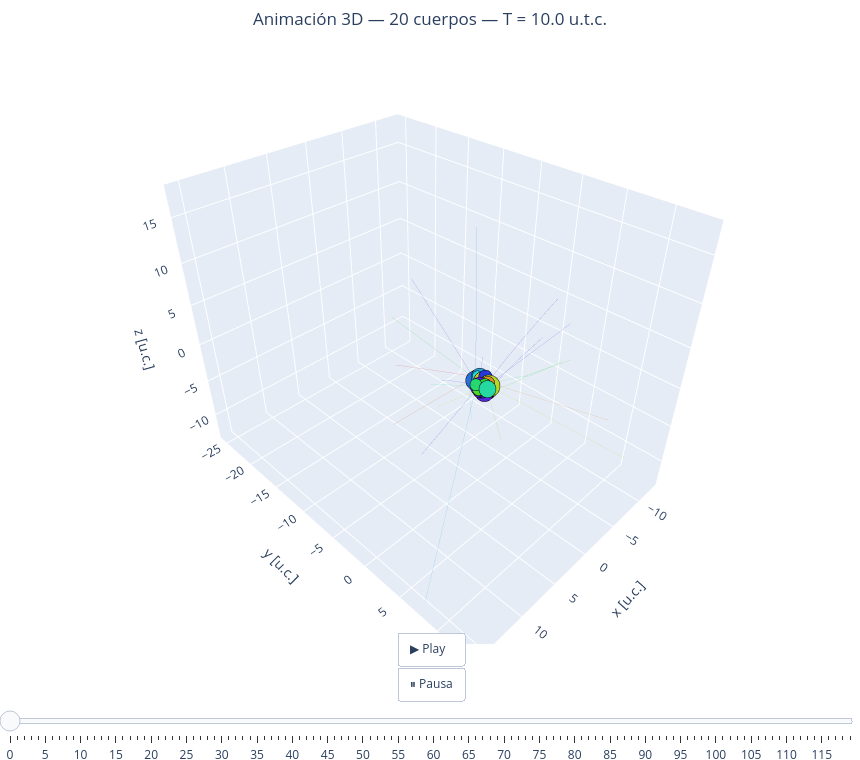

Write notebook code for a chart like this one.
### Markdown cell above
Vuelve a simular y animar y observa:

### Code cell
simula_ncuerpos_rebound(masas, rinis, vinis, T=10, Nt=1000)
anima_ncuerpos(masas, rps, T=10)

### Figure 1 — Plotly figure (JSON) as saved in the notebook; plotly's stock layout.template omitted (floating-point values rounded to 4 significant figures; data arrays with more than 128 entries replaced by an {"elided": "..."} marker saying what was removed)
{"data": [{"hoverinfo": "skip", "line": {"color": "hsl(0,70%,50%)", "width": 1}, "mode": "lines", "opacity": 0.25, "showlegend": false, "type": "scatter3d", "x": {"elided": "1000 float values"}, "y": {"elided": "1000 float values"}, "z": {"elided": "1000 float values"}}, {"hoverinfo": "skip", "line": {"color": "hsl(18,70%,50%)", "width": 1}, "mode": "lines", "opacity": 0.25, "showlegend": false, "type": "scatter3d", "x": {"elided": "1000 float values"}, "y": {"elided": "1000 float values"}, "z": {"elided": "1000 float values"}}, {"hoverinfo": "skip", "line": {"color": "hsl(36,70%,50%)", "width": 1}, "mode": "lines", "opacity": 0.25, "showlegend": false, "type": "scatter3d", "x": {"elided": "1000 float values"}, "y": {"elided": "1000 float values"}, "z": {"elided": "1000 float values"}}, {"hoverinfo": "skip", "line": {"color": "hsl(54,70%,50%)", "width": 1}, "mode": "lines", "opacity": 0.25, "showlegend": false, "type": "scatter3d", "x": {"elided": "1000 float values"}, "y": {"elided": "1000 float values"}, "z": {"elided": "1000 float values"}}, {"hoverinfo": "skip", "line": {"color": "hsl(72,70%,50%)", "width": 1}, "mode": "lines", "opacity": 0.25, "showlegend": false, "type": "scatter3d", "x": {"elided": "1000 float values"}, "y": {"elided": "1000 float values"}, "z": {"elided": "1000 float values"}}, {"hoverinfo": "skip", "line": {"color": "hsl(90,70%,50%)", "width": 1}, "mode": "lines", "opacity": 0.25, "showlegend": false, "type": "scatter3d", "x": {"elided": "1000 float values"}, "y": {"elided": "1000 float values"}, "z": {"elided": "1000 float values"}}, {"hoverinfo": "skip", "line": {"color": "hsl(108,70%,50%)", "width": 1}, "mode": "lines", "opacity": 0.25, "showlegend": false, "type": "scatter3d", "x": {"elided": "1000 float values"}, "y": {"elided": "1000 float values"}, "z": {"elided": "1000 float values"}}, {"hoverinfo": "skip", "line": {"color": "hsl(125,70%,50%)", "width": 1}, "mode": "lines", "opacity": 0.25, "showlegend": false, "type": "scatter3d", "x": {"elided": "1000 float values"}, "y": {"elided": "1000 float values"}, "z": {"elided": "1000 float values"}}, {"hoverinfo": "skip", "line": {"color": "hsl(144,70%,50%)", "width": 1}, "mode": "lines", "opacity": 0.25, "showlegend": false, "type": "scatter3d", "x": {"elided": "1000 float values"}, "y": {"elided": "1000 float values"}, "z": {"elided": "1000 float values"}}, {"hoverinfo": "skip", "line": {"color": "hsl(162,70%,50%)", "width": 1}, "mode": "lines", "opacity": 0.25, "showlegend": false, "type": "scatter3d", "x": {"elided": "1000 float values"}, "y": {"elided": "1000 float values"}, "z": {"elided": "1000 float values"}}, {"hoverinfo": "skip", "line": {"color": "hsl(180,70%,50%)", "width": 1}, "mode": "lines", "opacity": 0.25, "showlegend": false, "type": "scatter3d", "x": {"elided": "1000 float values"}, "y": {"elided": "1000 float values"}, "z": {"elided": "1000 float values"}}, {"hoverinfo": "skip", "line": {"color": "hsl(198,70%,50%)", "width": 1}, "mode": "lines", "opacity": 0.25, "showlegend": false, "type": "scatter3d", "x": {"elided": "1000 float values"}, "y": {"elided": "1000 float values"}, "z": {"elided": "1000 float values"}}, {"hoverinfo": "skip", "line": {"color": "hsl(216,70%,50%)", "width": 1}, "mode": "lines", "opacity": 0.25, "showlegend": false, "type": "scatter3d", "x": {"elided": "1000 float values"}, "y": {"elided": "1000 float values"}, "z": {"elided": "1000 float values"}}, {"hoverinfo": "skip", "line": {"color": "hsl(234,70%,50%)", "width": 1}, "mode": "lines", "opacity": 0.25, "showlegend": false, "type": "scatter3d", "x": {"elided": "1000 float values"}, "y": {"elided": "1000 float values"}, "z": {"elided": "1000 float values"}}, {"hoverinfo": "skip", "line": {"color": "hsl(251,70%,50%)", "width": 1}, "mode": "lines", "opacity": 0.25, "showlegend": false, "type": "scatter3d", "x": {"elided": "1000 float values"}, "y": {"elided": "1000 float values"}, "z": {"elided": "1000 float values"}}, {"hoverinfo": "skip", "line": {"color": "hsl(270,70%,50%)", "width": 1}, "mode": "lines", "opacity": 0.25, "showlegend": false, "type": "scatter3d", "x": {"elided": "1000 float values"}, "y": {"elided": "1000 float values"}, "z": {"elided": "1000 float values"}}, {"hoverinfo": "skip", "line": {"color": "hsl(288,70%,50%)", "width": 1}, "mode": "lines", "opacity": 0.25, "showlegend": false, "type": "scatter3d", "x": {"elided": "1000 float values"}, "y": {"elided": "1000 float values"}, "z": {"elided": "1000 float values"}}, {"hoverinfo": "skip", "line": {"color": "hsl(306,70%,50%)", "width": 1}, "mode": "lines", "opacity": 0.25, "showlegend": false, "type": "scatter3d", "x": {"elided": "1000 float values"}, "y": {"elided": "1000 float values"}, "z": {"elided": "1000 float values"}}, {"hoverinfo": "skip", "line": {"color": "hsl(324,70%,50%)", "width": 1}, "mode": "lines", "opacity": 0.25, "showlegend": false, "type": "scatter3d", "x": {"elided": "1000 float values"}, "y": {"elided": "1000 float values"}, "z": {"elided": "1000 float values"}}, {"hoverinfo": "skip", "line": {"color": "hsl(342,70%,50%)", "width": 1}, "mode": "lines", "opacity": 0.25, "showlegend": false, "type": "scatter3d", "x": {"elided": "1000 float values"}, "y": {"elided": "1000 float values"}, "z": {"elided": "1000 float values"}}, {"marker": {"color": "hsl(0,70%,50%)", "line": {"color": "black", "width": 0.5}, "size": 10}, "mode": "markers", "name": "Cuerpo 1", "showlegend": false, "type": "scatter3d", "x": [-0.313], "y": [0.3634], "z": [0.08907]}, {"marker": {"color": "hsl(18,70%,50%)", "line": {"color": "black", "width": 0.5}, "size": 12}, "mode": "markers", "name": "Cuerpo 2", "showlegend": false, "type": "scatter3d", "x": [-0.2953], "y": [-0.8659], "z": [0.02122]}, {"marker": {"color": "hsl(36,70%,50%)", "line": {"color": "black", "width": 0.5}, "size": 8}, "mode": "markers", "name": "Cuerpo 3", "showlegend": false, "type": "scatter3d", "x": [-0.2218], "y": [0.4733], "z": [0.3174]}, {"marker": {"color": "hsl(54,70%,50%)", "line": {"color": "black", "width": 0.5}, "size": 10}, "mode": "markers", "name": "Cuerpo 4", "showlegend": false, "type": "scatter3d", "x": [-0.3006], "y": [-0.3135], "z": [0.1908]}, {"marker": {"color": "hsl(72,70%,50%)", "line": {"color": "black", "width": 0.5}, "size": 13}, "mode": "markers", "name": "Cuerpo 5", "showlegend": false, "type": "scatter3d", "x": [-0.2338], "y": [0.6262], "z": [0.03536]}, {"marker": {"color": "hsl(90,70%,50%)", "line": {"color": "black", "width": 0.5}, "size": 13}, "mode": "markers", "name": "Cuerpo 6", "showlegend": false, "type": "scatter3d", "x": [-0.4611], "y": [0.1186], "z": [-0.6976]}, {"marker": {"color": "hsl(108,70%,50%)", "line": {"color": "black", "width": 0.5}, "size": 7}, "mode": "markers", "name": "Cuerpo 7", "showlegend": false, "type": "scatter3d", "x": [0.7543], "y": [0.1534], "z": [-0.15]}, {"marker": {"color": "hsl(125,70%,50%)", "line": {"color": "black", "width": 0.5}, "size": 8}, "mode": "markers", "name": "Cuerpo 8", "showlegend": false, "type": "scatter3d", "x": [0.1644], "y": [0.4482], "z": [0.2284]}, {"marker": {"color": "hsl(144,70%,50%)", "line": {"color": "black", "width": 0.5}, "size": 7}, "mode": "markers", "name": "Cuerpo 9", "showlegend": false, "type": "scatter3d", "x": [0.7824], "y": [-0.2129], "z": [0.2901]}, {"marker": {"color": "hsl(162,70%,50%)", "line": {"color": "black", "width": 0.5}, "size": 10}, "mode": "markers", "name": "Cuerpo 10", "showlegend": false, "type": "scatter3d", "x": [0.2579], "y": [0.8701], "z": [0.05504]}, {"marker": {"color": "hsl(180,70%,50%)", "line": {"color": "black", "width": 0.5}, "size": 6}, "mode": "markers", "name": "Cuerpo 11", "showlegend": false, "type": "scatter3d", "x": [-0.1488], "y": [-0.8449], "z": [0.5507]}, {"marker": {"color": "hsl(198,70%,50%)", "line": {"color": "black", "width": 0.5}, "size": 10}, "mode": "markers", "name": "Cuerpo 12", "showlegend": false, "type": "scatter3d", "x": [-0.272], "y": [-0.6667], "z": [0.4895]}, {"marker": {"color": "hsl(216,70%,50%)", "line": {"color": "black", "width": 0.5}, "size": 11}, "mode": "markers", "name": "Cuerpo 13", "showlegend": false, "type": "scatter3d", "x": [-0.01818], "y": [-1.05], "z": [-0.06088]}, {"marker": {"color": "hsl(234,70%,50%)", "line": {"color": "black", "width": 0.5}, "size": 8}, "mode": "markers", "name": "Cuerpo 14", "showlegend": false, "type": "scatter3d", "x": [-0.3879], "y": [-0.01376], "z": [0.747]}, {"marker": {"color": "hsl(251,70%,50%)", "line": {"color": "black", "width": 0.5}, "size": 11}, "mode": "markers", "name": "Cuerpo 15", "showlegend": false, "type": "scatter3d", "x": [-0.4541], "y": [-0.5094], "z": [-0.01002]}, {"marker": {"color": "hsl(270,70%,50%)", "line": {"color": "black", "width": 0.5}, "size": 11}, "mode": "markers", "name": "Cuerpo 16", "showlegend": false, "type": "scatter3d", "x": [0.5357], "y": [0.08044], "z": [0.09078]}, {"marker": {"color": "hsl(288,70%,50%)", "line": {"color": "black", "width": 0.5}, "size": 6}, "mode": "markers", "name": "Cuerpo 17", "showlegend": false, "type": "scatter3d", "x": [0.848], "y": [0.2506], "z": [-0.3942]}, {"marker": {"color": "hsl(306,70%,50%)", "line": {"color": "black", "width": 0.5}, "size": 11}, "mode": "markers", "name": "Cuerpo 18", "showlegend": false, "type": "scatter3d", "x": [0.3649], "y": [0.5825], "z": [-0.44]}, {"marker": {"color": "hsl(324,70%,50%)", "line": {"color": "black", "width": 0.5}, "size": 8}, "mode": "markers", "name": "Cuerpo 19", "showlegend": false, "type": "scatter3d", "x": [0.52], "y": [0.4401], "z": [-0.306]}, {"marker": {"color": "hsl(342,70%,50%)", "line": {"color": "black", "width": 0.5}, "size": 9}, "mode": "markers", "name": "Cuerpo 20", "showlegend": false, "type": "scatter3d", "x": [0.5946], "y": [0.2343], "z": [-0.2639]}], "layout": {"height": 760, "margin": {"b": 0, "l": 0, "r": 0, "t": 50}, "scene": {"aspectmode": "data", "xaxis": {"title": {"text": "x [u.c.]"}}, "yaxis": {"title": {"text": "y [u.c.]"}}, "zaxis": {"title": {"text": "z [u.c.]"}}}, "sliders": [{"currentvalue": {"prefix": "Frame: ", "visible": true, "xanchor": "center"}, "pad": {"t": 40}, "steps": [{"args": [["0"], {"frame": {"duration": 0, "redraw": true}, "mode": "immediate"}], "label": "0", "method": "animate"}, {"args": [["1"], {"frame": {"duration": 0, "redraw": true}, "mode": "immediate"}], "label": "1", "method": "animate"}, {"args": [["2"], {"frame": {"duration": 0, "redraw": true}, "mode": "immediate"}], "label": "2", "method": "animate"}, {"args": [["3"], {"frame": {"duration": 0, "redraw": true}, "mode": "immediate"}], "label": "3", "method": "animate"}, {"args": [["4"], {"frame": {"duration": 0, "redraw": true}, "mode": "immediate"}], "label": "4", "method": "animate"}, {"args": [["5"], {"frame": {"duration": 0, "redraw": true}, "mode": "immediate"}], "label": "5", "method": "animate"}, {"args": [["6"], {"frame": {"duration": 0, "redraw": true}, "mode": "immediate"}], "label": "6", "method": "animate"}, {"args": [["7"], {"frame": {"duration": 0, "redraw": true}, "mode": "immediate"}], "label": "7", "method": "animate"}, {"args": [["8"], {"frame": {"duration": 0, "redraw": true}, "mode": "immediate"}], "label": "8", "method": "animate"}, {"args": [["9"], {"frame": {"duration": 0, "redraw": true}, "mode": "immediate"}], "label": "9", "method": "animate"}, {"args": [["10"], {"frame": {"duration": 0, "redraw": true}, "mode": "immediate"}], "label": "10", "method": "animate"}, {"args": [["11"], {"frame": {"duration": 0, "redraw": true}, "mode": "immediate"}], "label": "11", "method": "animate"}, {"args": [["12"], {"frame": {"duration": 0, "redraw": true}, "mode": "immediate"}], "label": "12", "method": "animate"}, {"args": [["13"], {"frame": {"duration": 0, "redraw": true}, "mode": "immediate"}], "label": "13", "method": "animate"}, {"args": [["14"], {"frame": {"duration": 0, "redraw": true}, "mode": "immediate"}], "label": "14", "method": "animate"}, {"args": [["15"], {"frame": {"duration": 0, "redraw": true}, "mode": "immediate"}], "label": "15", "method": "animate"}, {"args": [["16"], {"frame": {"duration": 0, "redraw": true}, "mode": "immediate"}], "label": "16", "method": "animate"}, {"args": [["17"], {"frame": {"duration": 0, "redraw": true}, "mode": "immediate"}], "label": "17", "method": "animate"}, {"args": [["18"], {"frame": {"duration": 0, "redraw": true}, "mode": "immediate"}], "label": "18", "method": "animate"}, {"args": [["19"], {"frame": {"duration": 0, "redraw": true}, "mode": "immediate"}], "label": "19", "method": "animate"}, {"args": [["20"], {"frame": {"duration": 0, "redraw": true}, "mode": "immediate"}], "label": "20", "method": "animate"}, {"args": [["21"], {"frame": {"duration": 0, "redraw": true}, "mode": "immediate"}], "label": "21", "method": "animate"}, {"args": [["22"], {"frame": {"duration": 0, "redraw": true}, "mode": "immediate"}], "label": "22", "method": "animate"}, {"args": [["23"], {"frame": {"duration": 0, "redraw": true}, "mode": "immediate"}], "label": "23", "method": "animate"}, {"args": [["24"], {"frame": {"duration": 0, "redraw": true}, "mode": "immediate"}], "label": "24", "method": "animate"}, {"args": [["25"], {"frame": {"duration": 0, "redraw": true}, "mode": "immediate"}], "label": "25", "method": "animate"}, {"args": [["26"], {"frame": {"duration": 0, "redraw": true}, "mode": "immediate"}], "label": "26", "method": "animate"}, {"args": [["27"], {"frame": {"duration": 0, "redraw": true}, "mode": "immediate"}], "label": "27", "method": "animate"}, {"args": [["28"], {"frame": {"duration": 0, "redraw": true}, "mode": "immediate"}], "label": "28", "method": "animate"}, {"args": [["29"], {"frame": {"duration": 0, "redraw": true}, "mode": "immediate"}], "label": "29", "method": "animate"}, {"args": [["30"], {"frame": {"duration": 0, "redraw": true}, "mode": "immediate"}], "label": "30", "method": "animate"}, {"args": [["31"], {"frame": {"duration": 0, "redraw": true}, "mode": "immediate"}], "label": "31", "method": "animate"}, {"args": [["32"], {"frame": {"duration": 0, "redraw": true}, "mode": "immediate"}], "label": "32", "method": "animate"}, {"args": [["33"], {"frame": {"duration": 0, "redraw": true}, "mode": "immediate"}], "label": "33", "method": "animate"}, {"args": [["34"], {"frame": {"duration": 0, "redraw": true}, "mode": "immediate"}], "label": "34", "method": "animate"}, {"args": [["35"], {"frame": {"duration": 0, "redraw": true}, "mode": "immediate"}], "label": "35", "method": "animate"}, {"args": [["36"], {"frame": {"duration": 0, "redraw": true}, "mode": "immediate"}], "label": "36", "method": "animate"}, {"args": [["37"], {"frame": {"duration": 0, "redraw": true}, "mode": "immediate"}], "label": "37", "method": "animate"}, {"args": [["38"], {"frame": {"duration": 0, "redraw": true}, "mode": "immediate"}], "label": "38", "method": "animate"}, {"args": [["39"], {"frame": {"duration": 0, "redraw": true}, "mode": "immediate"}], "label": "39", "method": "animate"}, {"args": [["40"], {"frame": {"duration": 0, "redraw": true}, "mode": "immediate"}], "label": "40", "method": "animate"}, {"args": [["41"], {"frame": {"duration": 0, "redraw": true}, "mode": "immediate"}], "label": "41", "method": "animate"}, {"args": [["42"], {"frame": {"duration": 0, "redraw": true}, "mode": "immediate"}], "label": "42", "method": "animate"}, {"args": [["43"], {"frame": {"duration": 0, "redraw": true}, "mode": "immediate"}], "label": "43", "method": "animate"}, {"args": [["44"], {"frame": {"duration": 0, "redraw": true}, "mode": "immediate"}], "label": "44", "method": "animate"}, {"args": [["45"], {"frame": {"duration": 0, "redraw": true}, "mode": "immediate"}], "label": "45", "method": "animate"}, {"args": [["46"], {"frame": {"duration": 0, "redraw": true}, "mode": "immediate"}], "label": "46", "method": "animate"}, {"args": [["47"], {"frame": {"duration": 0, "redraw": true}, "mode": "immediate"}], "label": "47", "method": "animate"}, {"args": [["48"], {"frame": {"duration": 0, "redraw": true}, "mode": "immediate"}], "label": "48", "method": "animate"}, {"args": [["49"], {"frame": {"duration": 0, "redraw": true}, "mode": "immediate"}], "label": "49", "method": "animate"}, {"args": [["50"], {"frame": {"duration": 0, "redraw": true}, "mode": "immediate"}], "label": "50", "method": "animate"}, {"args": [["51"], {"frame": {"duration": 0, "redraw": true}, "mode": "immediate"}], "label": "51", "method": "animate"}, {"args": [["52"], {"frame": {"duration": 0, "redraw": true}, "mode": "immediate"}], "label": "52", "method": "animate"}, {"args": [["53"], {"frame": {"duration": 0, "redraw": true}, "mode": "immediate"}], "label": "53", "method": "animate"}, {"args": [["54"], {"frame": {"duration": 0, "redraw": true}, "mode": "immediate"}], "label": "54", "method": "animate"}, {"args": [["55"], {"frame": {"duration": 0, "redraw": true}, "mode": "immediate"}], "label": "55", "method": "animate"}, {"args": [["56"], {"frame": {"duration": 0, "redraw": true}, "mode": "immediate"}], "label": "56", "method": "animate"}, {"args": [["57"], {"frame": {"duration": 0, "redraw": true}, "mode": "immediate"}], "label": "57", "method": "animate"}, {"args": [["58"], {"frame": {"duration": 0, "redraw": true}, "mode": "immediate"}], "label": "58", "method": "animate"}, {"args": [["59"], {"frame": {"duration": 0, "redraw": true}, "mode": "immediate"}], "label": "59", "method": "animate"}, {"args": [["60"], {"frame": {"duration": 0, "redraw": true}, "mode": "immediate"}], "label": "60", "method": "animate"}, {"args": [["61"], {"frame": {"duration": 0, "redraw": true}, "mode": "immediate"}], "label": "61", "method": "animate"}, {"args": [["62"], {"frame": {"duration": 0, "redraw": true}, "mode": "immediate"}], "label": "62", "method": "animate"}, {"args": [["63"], {"frame": {"duration": 0, "redraw": true}, "mode": "immediate"}], "label": "63", "method": "animate"}, {"args": [["64"], {"frame": {"duration": 0, "redraw": true}, "mode": "immediate"}], "label": "64", "method": "animate"}, {"args": [["65"], {"frame": {"duration": 0, "redraw": true}, "mode": "immediate"}], "label": "65", "method": "animate"}, {"args": [["66"], {"frame": {"duration": 0, "redraw": true}, "mode": "immediate"}], "label": "66", "method": "animate"}, {"args": [["67"], {"frame": {"duration": 0, "redraw": true}, "mode": "immediate"}], "label": "67", "method": "animate"}, {"args": [["68"], {"frame": {"duration": 0, "redraw": true}, "mode": "immediate"}], "label": "68", "method": "animate"}, {"args": [["69"], {"frame": {"duration": 0, "redraw": true}, "mode": "immediate"}], "label": "69", "method": "animate"}, {"args": [["70"], {"frame": {"duration": 0, "redraw": true}, "mode": "immediate"}], "label": "70", "method": "animate"}, {"args": [["71"], {"frame": {"duration": 0, "redraw": true}, "mode": "immediate"}], "label": "71", "method": "animate"}, {"args": [["72"], {"frame": {"duration": 0, "redraw": true}, "mode": "immediate"}], "label": "72", "method": "animate"}, {"args": [["73"], {"frame": {"duration": 0, "redraw": true}, "mode": "immediate"}], "label": "73", "method": "animate"}, {"args": [["74"], {"frame": {"duration": 0, "redraw": true}, "mode": "immediate"}], "label": "74", "method": "animate"}, {"args": [["75"], {"frame": {"duration": 0, "redraw": true}, "mode": "immediate"}], "label": "75", "method": "animate"}, {"args": [["76"], {"frame": {"duration": 0, "redraw": true}, "mode": "immediate"}], "label": "76", "method": "animate"}, {"args": [["77"], {"frame": {"duration": 0, "redraw": true}, "mode": "immediate"}], "label": "77", "method": "animate"}, {"args": [["78"], {"frame": {"duration": 0, "redraw": true}, "mode": "immediate"}], "label": "78", "method": "animate"}, {"args": [["79"], {"frame": {"duration": 0, "redraw": true}, "mode": "immediate"}], "label": "79", "method": "animate"}, {"args": [["80"], {"frame": {"duration": 0, "redraw": true}, "mode": "immediate"}], "label": "80", "method": "animate"}, {"args": [["81"], {"frame": {"duration": 0, "redraw": true}, "mode": "immediate"}], "label": "81", "method": "animate"}, {"args": [["82"], {"frame": {"duration": 0, "redraw": true}, "mode": "immediate"}], "label": "82", "method": "animate"}, {"args": [["83"], {"frame": {"duration": 0, "redraw": true}, "mode": "immediate"}], "label": "83", "method": "animate"}, {"args": [["84"], {"frame": {"duration": 0, "redraw": true}, "mode": "immediate"}], "label": "84", "method": "animate"}, {"args": [["85"], {"frame": {"duration": 0, "redraw": true}, "mode": "immediate"}], "label": "85", "method": "animate"}, {"args": [["86"], {"frame": {"duration": 0, "redraw": true}, "mode": "immediate"}], "label": "86", "method": "animate"}, {"args": [["87"], {"frame": {"duration": 0, "redraw": true}, "mode": "immediate"}], "label": "87", "method": "animate"}, {"args": [["88"], {"frame": {"duration": 0, "redraw": true}, "mode": "immediate"}], "label": "88", "method": "animate"}, {"args": [["89"], {"frame": {"duration": 0, "redraw": true}, "mode": "immediate"}], "label": "89", "method": "animate"}, {"args": [["90"], {"frame": {"duration": 0, "redraw": true}, "mode": "immediate"}], "label": "90", "method": "animate"}, {"args": [["91"], {"frame": {"duration": 0, "redraw": true}, "mode": "immediate"}], "label": "91", "method": "animate"}, {"args": [["92"], {"frame": {"duration": 0, "redraw": true}, "mode": "immediate"}], "label": "92", "method": "animate"}, {"args": [["93"], {"frame": {"duration": 0, "redraw": true}, "mode": "immediate"}], "label": "93", "method": "animate"}, {"args": [["94"], {"frame": {"duration": 0, "redraw": true}, "mode": "immediate"}], "label": "94", "method": "animate"}, {"args": [["95"], {"frame": {"duration": 0, "redraw": true}, "mode": "immediate"}], "label": "95", "method": "animate"}, {"args": [["96"], {"frame": {"duration": 0, "redraw": true}, "mode": "immediate"}], "label": "96", "method": "animate"}, {"args": [["97"], {"frame": {"duration": 0, "redraw": true}, "mode": "immediate"}], "label": "97", "method": "animate"}, {"args": [["98"], {"frame": {"duration": 0, "redraw": true}, "mode": "immediate"}], "label": "98", "method": "animate"}, {"args": [["99"], {"frame": {"duration": 0, "redraw": true}, "mode": "immediate"}], "label": "99", "method": "animate"}, {"args": [["100"], {"frame": {"duration": 0, "redraw": true}, "mode": "immediate"}], "label": "100", "method": "animate"}, {"args": [["101"], {"frame": {"duration": 0, "redraw": true}, "mode": "immediate"}], "label": "101", "method": "animate"}, {"args": [["102"], {"frame": {"duration": 0, "redraw": true}, "mode": "immediate"}], "label": "102", "method": "animate"}, {"args": [["103"], {"frame": {"duration": 0, "redraw": true}, "mode": "immediate"}], "label": "103", "method": "animate"}, {"args": [["104"], {"frame": {"duration": 0, "redraw": true}, "mode": "immediate"}], "label": "104", "method": "animate"}, {"args": [["105"], {"frame": {"duration": 0, "redraw": true}, "mode": "immediate"}], "label": "105", "method": "animate"}, {"args": [["106"], {"frame": {"duration": 0, "redraw": true}, "mode": "immediate"}], "label": "106", "method": "animate"}, {"args": [["107"], {"frame": {"duration": 0, "redraw": true}, "mode": "immediate"}], "label": "107", "method": "animate"}, {"args": [["108"], {"frame": {"duration": 0, "redraw": true}, "mode": "immediate"}], "label": "108", "method": "animate"}, {"args": [["109"], {"frame": {"duration": 0, "redraw": true}, "mode": "immediate"}], "label": "109", "method": "animate"}, {"args": [["110"], {"frame": {"duration": 0, "redraw": true}, "mode": "immediate"}], "label": "110", "method": "animate"}, {"args": [["111"], {"frame": {"duration": 0, "redraw": true}, "mode": "immediate"}], "label": "111", "method": "animate"}, {"args": [["112"], {"frame": {"duration": 0, "redraw": true}, "mode": "immediate"}], "label": "112", "method": "animate"}, {"args": [["113"], {"frame": {"duration": 0, "redraw": true}, "mode": "immediate"}], "label": "113", "method": "animate"}, {"args": [["114"], {"frame": {"duration": 0, "redraw": true}, "mode": "immediate"}], "label": "114", "method": "animate"}, {"args": [["115"], {"frame": {"duration": 0, "redraw": true}, "mode": "immediate"}], "label": "115", "method": "animate"}, {"args": [["116"], {"frame": {"duration": 0, "redraw": true}, "mode": "immediate"}], "label": "116", "method": "animate"}, {"args": [["117"], {"frame": {"duration": 0, "redraw": true}, "mode": "immediate"}], "label": "117", "method": "animate"}, {"args": [["118"], {"frame": {"duration": 0, "redraw": true}, "mode": "immediate"}], "label": "118", "method": "animate"}, {"args": [["119"], {"frame": {"duration": 0, "redraw": true}, "mode": "immediate"}], "label": "119", "method": "animate"}]}], "title": {"text": "Animación 3D — 20 cuerpos — T = 10.0 u.t.c.", "x": 0.5}, "updatemenus": [{"buttons": [{"args": [null, {"frame": {"duration": 40, "redraw": true}, "fromcurrent": true, "mode": "immediate"}], "label": "▶ Play", "method": "animate"}, {"args": [[null], {"frame": {"duration": 0, "redraw": false}, "mode": "immediate"}], "label": "⏸ Pausa", "method": "animate"}], "showactive": false, "type": "buttons", "x": 0.5, "xanchor": "center", "y": 0.02}], "width": 860}}
